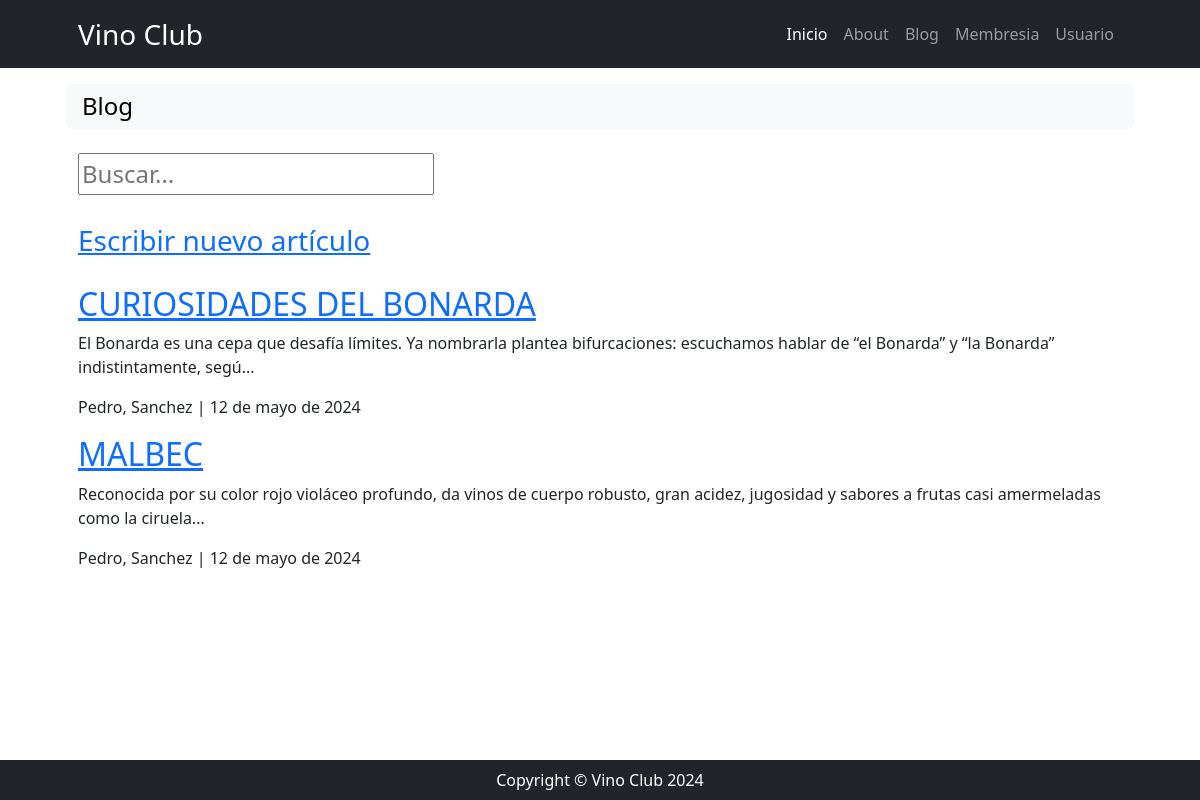
The page /blog/ on the database as committed earlier.
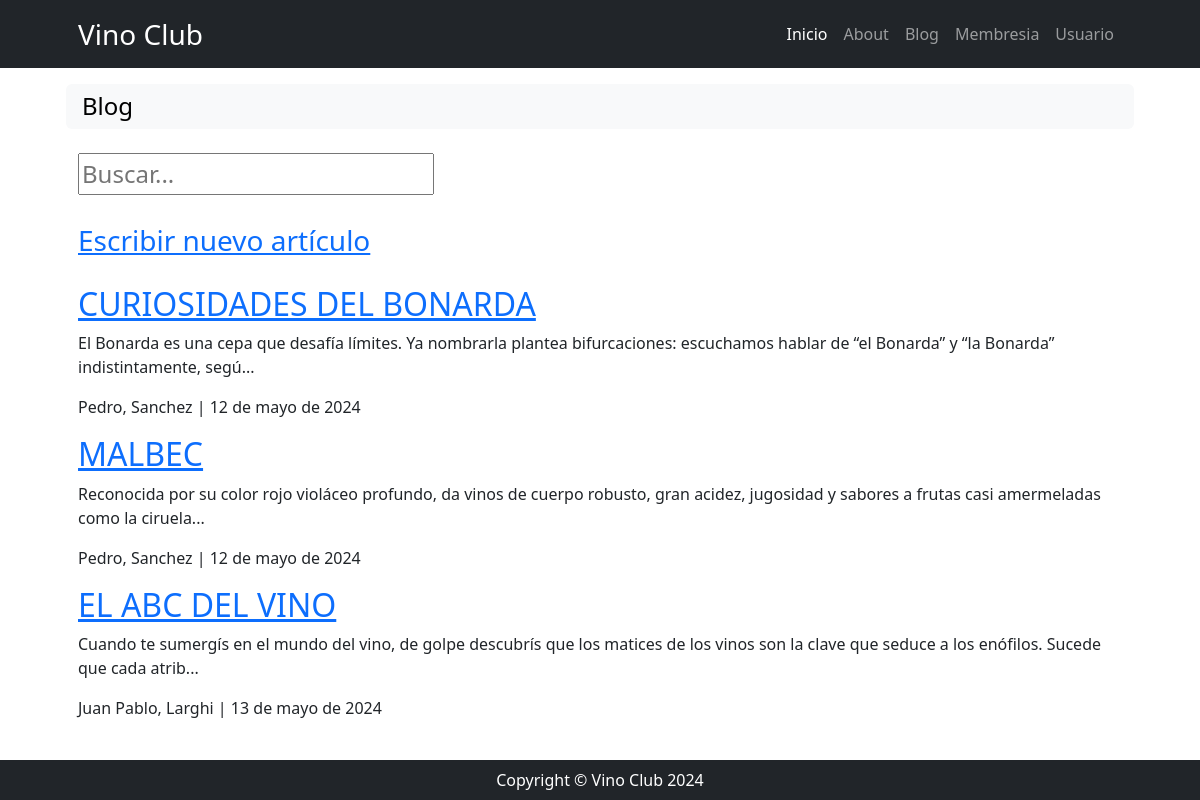
The same page on the database as committed later.
### blog/models.py (models this page shows, shortened)
class Blog(models.Model):
    titulo = models.CharField(max_length=100)
    cuerpo = models.TextField(max_length=3000)
    autor = models.ForeignKey(Usuario, default=None, on_delete=models.SET_NULL, null=True, blank=True)
    fecha = models.DateField(auto_now_add=True)
    def snippet(self):
        return self.cuerpo[:150]+'...'

### usuario/models.py (models this page shows)
class Usuario(models.Model):
    nombre = models.CharField(max_length=45)
    apellido = models.CharField(max_length=45)
    pais_origen_id = models.ForeignKey(Pais, on_delete=models.SET_NULL, blank=True, null=True, verbose_name="país de origen")
    email = models.EmailField(max_length=100)
    password = models.CharField(max_length=200)
    created_at = models.DateField(auto_now_add=True)
    def __str__(self) -> str:
        return f"{self.nombre}, {self.apellido}"

### blog/views.py (the view)
# urls.py: path('', views.home, name='home'),
def home(request):
    blogs = models.Blog.objects.all().order_by('fecha')
    return render(request, 'blog/index.html', {'blogs': blogs})

### blog/templates/blog/index.html
{% extends 'core/base.html' %}
{% block title %}
    {% include 'core/components/title1.html' with title='Blog'%}
{% endblock title %}
{% block content %}
    <div class="fs-4 pb-4">
        <form action="{% url 'blog:blog_search' %}" method="get">
            <input type="text" name="consulta" placeholder="Buscar...">
        </form>
    </div>
    <div class="fs-3 pb-4">
        <a href="{% url 'blog:blog_create' %}">Escribir nuevo artículo</a>
    </div>
    <div class="blog">
        {% for blog in blogs %}
            <div class="blog">
                <h2><a href="{% url 'blog:blog_fullview' blog.id %}">{{ blog.titulo }}</a></h2>
                <p>{{ blog.snippet }}</p>
                <p>{{ blog.autor }} | {{ blog.fecha }}</p>
            </div>
        {% endfor %}
    </div>
{% endblock content %}

Rows that differ between the two databases and show on the page:
added Blog: titulo "EL ABC DEL VINO", snippet "Cuando te sumergís en el mundo del vino, de golpe descubrís que los matices de los vinos son la clave que seduce a los enófilos. Sucede que cada atrib...", autor "Juan Pablo, Larghi", fecha "13 de mayo de 2024"
